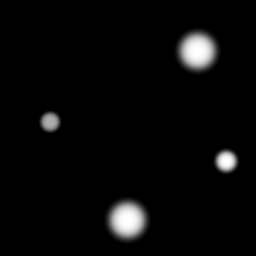
#> input picture input6.png, 256 x 256 px, shrunk from 500 x 500 before the run
$ python DFO_bright.py
#> lines starting #> are read from the running program, lines starting #| are printed output that depends on the picture; long printed decimals are rounded
import matplotlib.pyplot as plt
import matplotlib.image as mpimg
import random
import numpy as np
img = mpimg.imread('input6.png')
#> img is the input picture: shape (256, 256) float32; min 0, max 1, mean 0.0327

# FITNESS FUNCTION
def f(x): # x IS A VECTOR REPRESENTING ONE FLY
	return -img[ int(x[0]) ][ int(x[1]) ]
	# ADDING THE (-) MAKES IT A MINIMISATION PROBLEM

N = 100					# POPULATION SIZE
D = 2					# DIMENSIONALITY
delta = 0.001			# DISTURBANCE THRESHOLD
maxIterations = 50		# ITERATIONS ALLOWED

imgW = len(img[0])
#> imgW = 256
imgH = len(img)
#> imgH = 256

lowerB = [0]*D		# LOWER BOUND (IN ALL DIMENSIONS)
upperB = [imgW]*D		# UPPER BOUND (IN ALL DIMENSIONS)
#> upperB = [256, 256]

# INITIALISATION PHASE
X = np.empty([N,D]) # EMPTY FLIES ARRAY OF SIZE: (N,D)
fitness = [None]*N  # EMPTY FITNESS ARRAY OF SIZE N

# INITIALISE FLIES WITHIN BOUNDS
for i in range(N):
	for d in range(D):
		X[i,d] = np.random.uniform(lowerB[d], upperB[d])
#> after the loop, X = 100 pairs, first value 3 to 253, second value 1.2 to 255.7

# MAIN DFO LOOP
for itr in range (maxIterations):
	imgplot = plt.imshow(img, cmap='gray') # SHOW IMAGE

	for i in range(N): # EVALUATION
		fitness[i] = f(X[i,])
	s = np.argmin(fitness) # FIND BEST FLY

	if (itr%100 == 0): # PRINT BEST FLY EVERY 100 ITERATIONS
		print ("Iteration:", itr, "\tBest fly index:", s,
			   "\tFitness value:", fitness[s])

	# TAKE EACH FLY INDIVIDUALLY
	for i in range(N):
		if i == s: continue # ELITIST STRATEGY

		# FIND BEST NEIGHBOUR
		left = (i-1)%N
		right = (i+1)%N
		bNeighbour = right if fitness[right]<fitness[left] else left

		for d in range(D): # UPDATE EACH DIMENSION SEPARATELY
			if (np.random.rand() < delta):
				X[i,d] = np.random.uniform(lowerB[d], upperB[d])
				continue;

			u = np.random.rand()
			X[i,d] = X[bNeighbour,d] + u*(X[s,d] - X[i,d])

			# OUT OF BOUND CONTROL
			if X[i,d] < lowerB[d] or X[i,d] > upperB[d]:
				X[i,d] = np.random.uniform(lowerB[d], upperB[d])

	rowNo = X[s,1]
	colNo = X[s,0]
	swarmBestCircle = plt.Circle( (rowNo, colNo), 5, color='r')

	circle = []	# THIS SECTION IS OPTIONAL TO SHOW ALL FLIES
	for i in range(N):
		circle.append (plt.Circle( (X[i,1], X[i,0]), 2, color='g'))
		plt.gca().add_patch(circle[i])

	plt.gca().add_patch(swarmBestCircle)	# ADD THE CIRCLE
	plt.draw()	# DRAW THE IMAGE AND THE CIRCLE
	plt.axis('off')	# REMOVE THE AXES
	plt.pause(0.01) # PAUSE BEFORE THE NEXT ITERATION IN BETWEEN
	plt.clf()	# CLEAR THE CANVAS
#> this loop made 50 passes
#> (s, rowNo, colNo) on passes 1 to 12: (15, 198.2, 67.73), (77, 134.6, 230), (87, 130.4, 228.5), (87, 130.4, 228.5), (26, 127.3, 226.4), (28, 125.8, 222.3), (27, 126.3, 220.5), (26, 128.1, 219.2), (0, 127.3, 221.2), (0, 127.3, 221.2), (0, 127.3, 221.2), (0, 127.3, 221.2)
#| Iteration: 0 	Best fly index: 15 	Fitness value: -0.4941
#> pass 1, `plt.pause(0.01)`:
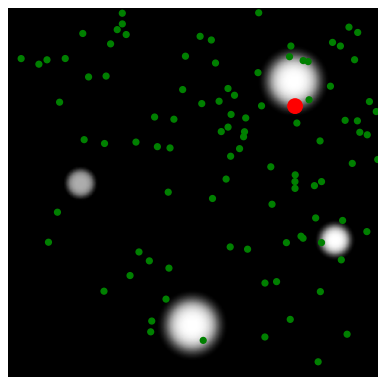
#> figure drawn by matplotlib, 1 panel
#> pass 2, `plt.pause(0.01)`:
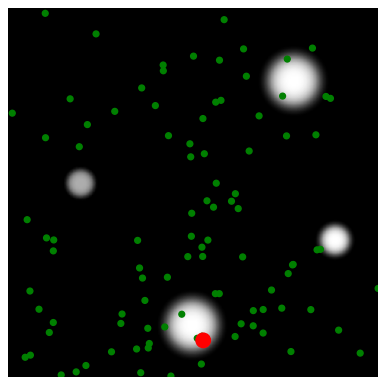
#> figure drawn by matplotlib, 1 panel
#> after the loop, X = 100 pairs, first value 54.97 to 252.3, second value 13.02 to 232.3; fitness = 100 values, max 0 at index 31, min -1 at index 0, mean -0.712

for i in range(N): fitness[i] = f(X[i,]) # EVALUATION
#> after the loop, fitness = 100 values, max 0 at index 23, min -1 at index 0, mean -0.761
s = np.argmin(fitness) # FIND BEST FLY

print("\nFinal best fitness:\t", fitness[s])
#| Final best fitness:	 -1.0
print("\nBest fly position:\n",  X[s,])
#| Best fly position:
#|  [221.233 127.300]
